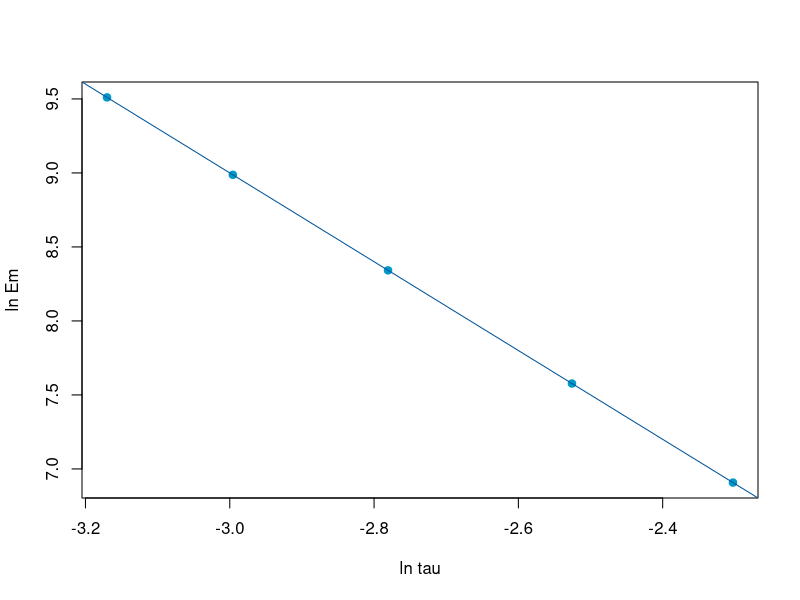

R code for this plot:
## ---- chunk 1
#| label: fit-en
tau <- c(0.100, 0.080, 0.062, 0.050, 0.042)
Em  <- 1 / tau^3
fit <- lm(log(Em) ~ log(tau))
summary(fit)
## ---- chunk 2
#| label: fig-loglog-en
#| fig-cap: "Log-log check: five states, slope −3."
plot(log(tau), log(Em), pch = 19, col = "#0099c8",
     xlab = "ln tau", ylab = "ln Em")
abline(fit, col = "#00549c")
